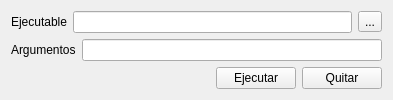
<?xml version="1.0" encoding="UTF-8"?>
<ui version="4.0">
 <class>Widget</class>
 <widget class="QWidget" name="Widget">
  <property name="geometry">
   <rect>
    <x>0</x>
    <y>0</y>
    <width>393</width>
    <height>99</height>
   </rect>
  </property>
  <property name="windowTitle">
   <string>Widget</string>
  </property>
  <layout class="QVBoxLayout" name="verticalLayout">
   <item>
    <layout class="QHBoxLayout" name="horizontalLayout_2">
     <item>
      <widget class="QLabel" name="label_2">
       <property name="text">
        <string>Ejecutable</string>
       </property>
      </widget>
     </item>
     <item>
      <widget class="QLineEdit" name="ejecutableLineEdit"/>
     </item>
     <item>
      <widget class="QToolButton" name="explorarToolButton">
       <property name="text">
        <string>...</string>
       </property>
      </widget>
     </item>
    </layout>
   </item>
   <item>
    <layout class="QHBoxLayout" name="horizontalLayout">
     <item>
      <widget class="QLabel" name="label">
       <property name="text">
        <string>Argumentos</string>
       </property>
      </widget>
     </item>
     <item>
      <widget class="QLineEdit" name="argumentosLineEdit"/>
     </item>
    </layout>
   </item>
   <item>
    <layout class="QHBoxLayout" name="horizontalLayout_3">
     <item>
      <spacer name="horizontalSpacer">
       <property name="orientation">
        <enum>Qt::Horizontal</enum>
       </property>
       <property name="sizeHint" stdset="0">
        <size>
         <width>40</width>
         <height>20</height>
        </size>
       </property>
      </spacer>
     </item>
     <item>
      <widget class="QPushButton" name="ejecutarPushButton">
       <property name="text">
        <string>Ejecutar</string>
       </property>
      </widget>
     </item>
     <item>
      <widget class="QPushButton" name="quitarPushButton">
       <property name="text">
        <string>Quitar</string>
       </property>
      </widget>
     </item>
    </layout>
   </item>
  </layout>
 </widget>
 <layoutdefault spacing="6" margin="11"/>
 <resources/>
 <connections/>
</ui>
